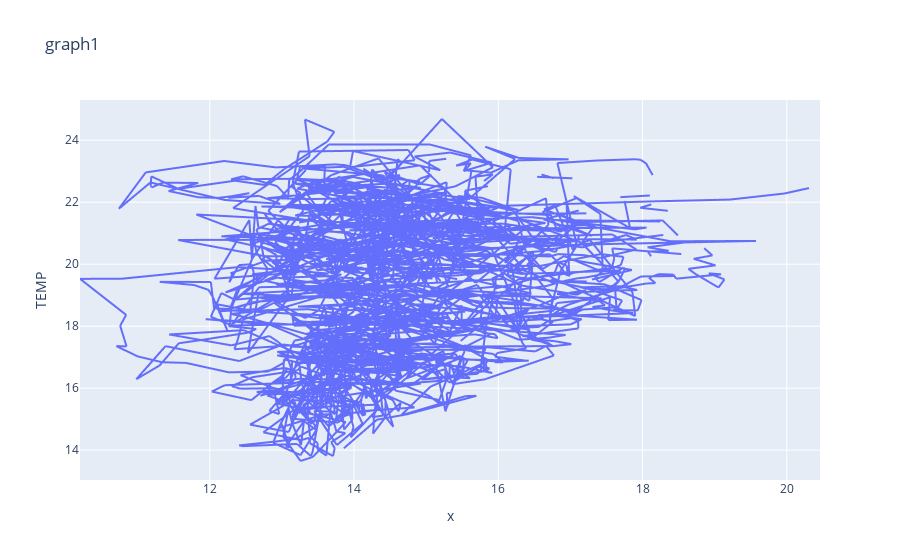

Source (notebook cell):
### Code cell
# How to overlay these
fig = px.line(surface_temp_1D, bottom_temp_1D,  y = "TEMP", title = 'graph2')
fig.show()

#fig = px.line(df, x="year", y="lifeExp", color='country')

### Figure 1 — Plotly figure (JSON) as saved in the notebook; plotly's stock layout.template omitted (floating-point values rounded to 4 significant figures; data arrays with more than 128 entries replaced by an {"elided": "..."} marker saying what was removed)
{"data": [{"hovertemplate": "x=%{x}<br>TEMP=%{y}<extra></extra>", "legendgroup": "", "line": {"color": "#636efa", "dash": "solid"}, "mode": "lines", "name": "", "showlegend": false, "type": "scattergl", "x": {"elided": "3287 float values"}, "xaxis": "x", "y": {"elided": "3287 float values"}, "yaxis": "y"}], "layout": {"legend": {"tracegroupgap": 0}, "title": {"text": "graph1"}, "xaxis": {"anchor": "y", "domain": [0, 1], "title": {"text": "x"}}, "yaxis": {"anchor": "x", "domain": [0, 1], "title": {"text": "TEMP"}}}}
